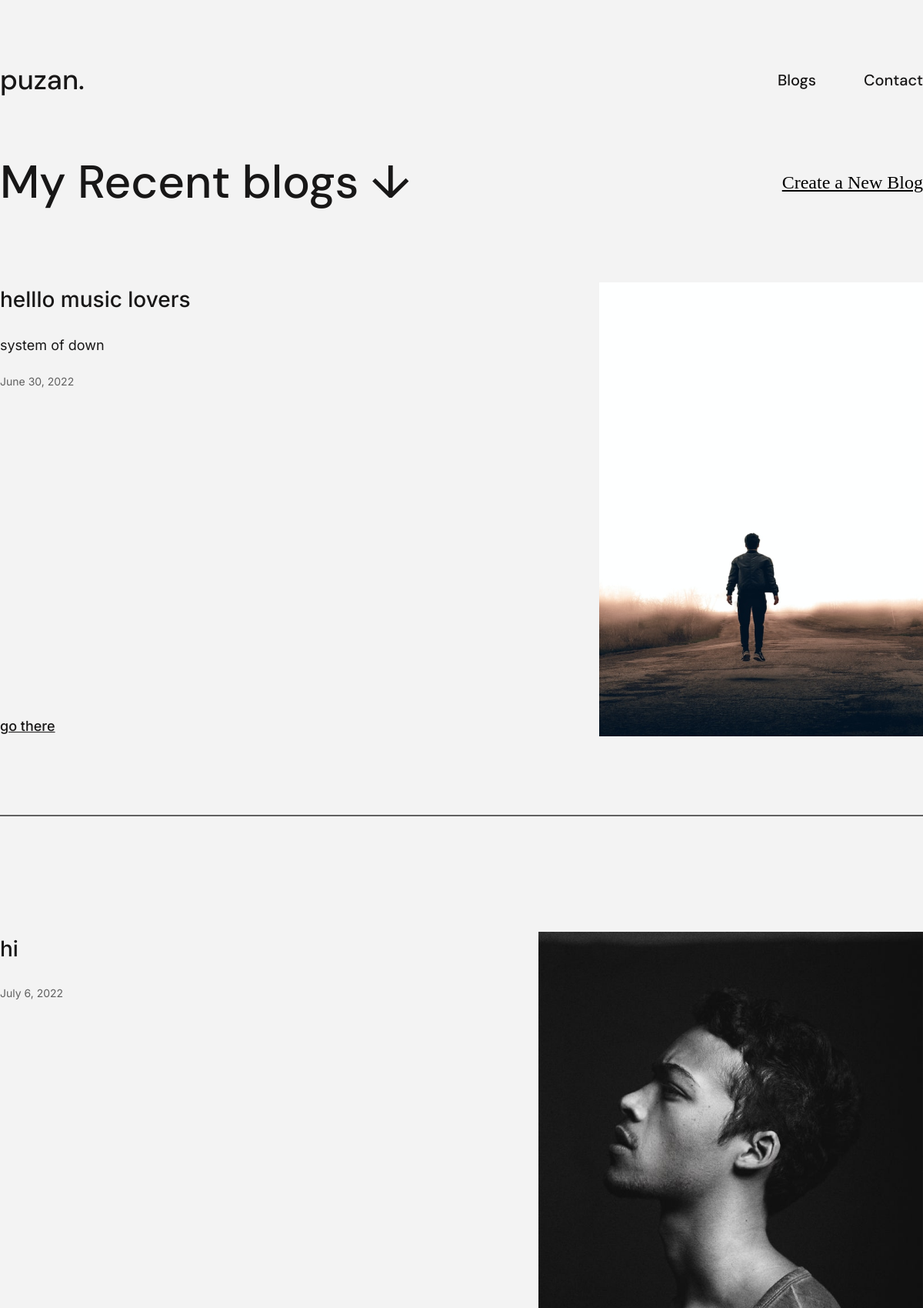
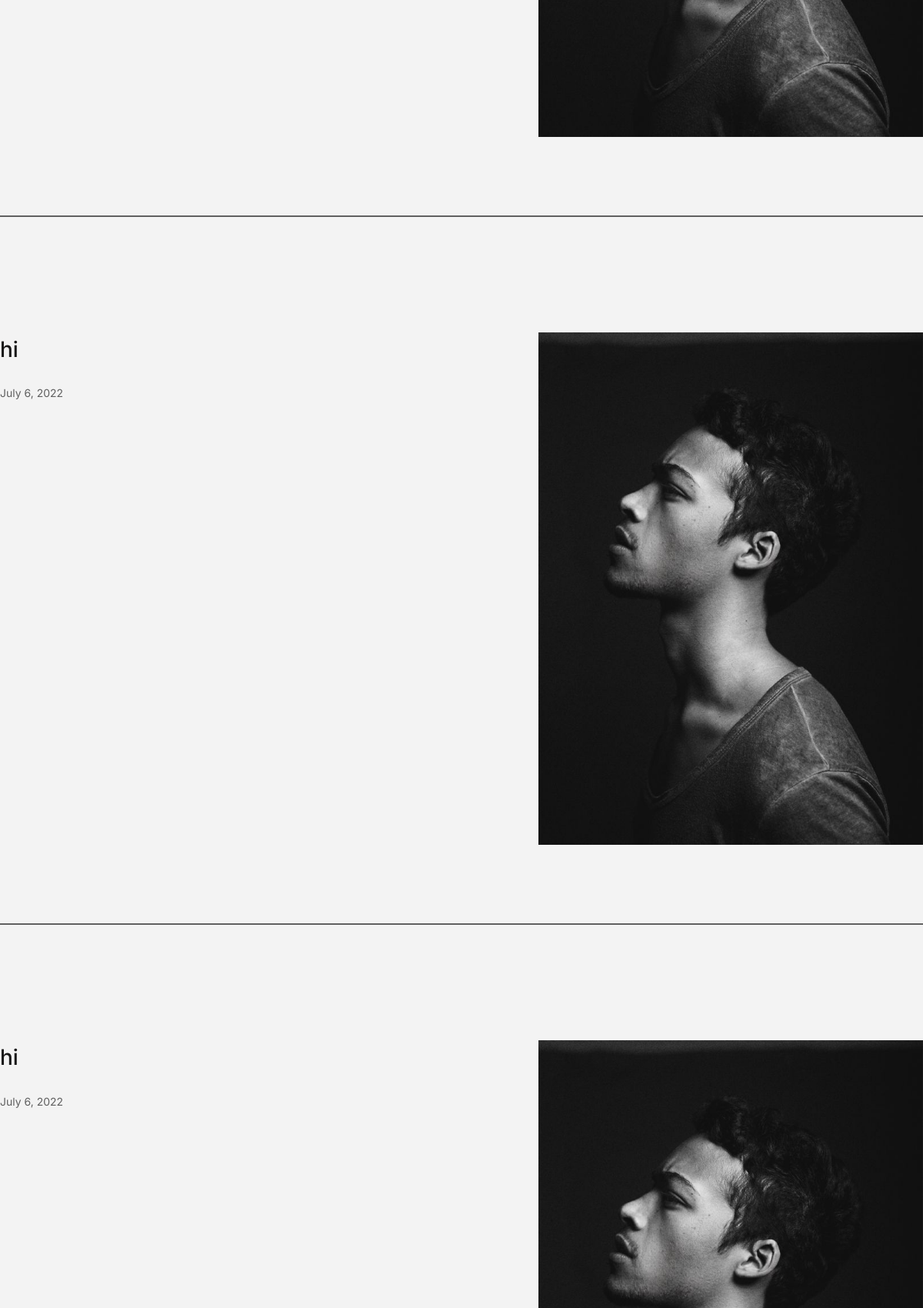
The app's page /blogs/ (upper part) with its own data (2 pictures, top to bottom).
### pages/models.py (models this page shows, shortened)
class blogs(models.Model):
    id=models.AutoField(primary_key=True)
    title=models.CharField(max_length=200)
    subtitle=models.TextField()
    date=models.DateField(auto_now_add=True)
    image = models.ImageField(upload_to='images/', default='images/wu.jpg')
    btntext=models.CharField(max_length=100)
    paragraph=models.TextField(default=False)

### pages/views.py (the view)
# urls.py: path("blogs/", blog, name="blogs"),
def blog(request):
    blogs_list = blogs.objects.all()
    context = {
        'blogs_list':blogs_list,
    }
    return render(request, "blogs/blog.html",context)

### templates/blogs/blog.html
{% extends "base.html" %}
{% block main %}
      <section class="section-blogs">
        <div class="container">
        <div class="flex">
          <h1 class="heading-primary">My Recent blogs &DownArrow;</h1>
            <a href="{% url 'create' %}" class="btn">Create a New Blog</a>
        </div>
        </div>
        <div class="container">
          <div class="blogs">
          {% for blog in blogs_list %}
            <div class="blog-card">
              <div class="blog-card-text">
                <div class="blog-text-info">
                  <h4 class="blog-title">{{blog.title}}</h4>
                  <p class="blog-subtitle">
                  {{blog.subtitle}}
                  </p>
                  <span class="blog-date">{{blog.date}} </span>
                </div>
                <div class="blog-link-info">
                  <a href="{% url 'blogdetail' blog.id %}" class="blog-link">{{blog.btntext}}</a>
                </div>
              </div>
              {% load static %}
              <div class="blog-card-img">
                <img
                  src="{{blog.image.url }}"
                  alt=""
                  class="img-responsive"
                />
              </div>
            </div>
          {% endfor %}
          </div>
        </div>
      </section>
{% endblock %}

### templates/base.html (shortened to what this page needs)
{% load static %}
<!DOCTYPE html>
<html lang="en">
  <head>
    <link rel="stylesheet" href="{% static 'css/style.css' %}" />
  </head>
  <body>
    <header>
      <div class="container">
        <nav class="nav">
          <a href="{% url 'index' %}" class="nav-logo">puzan.</a>
          <div class="nav-links">
            <a href="{% url 'blogs' %}" class="nav-link">Blogs</a>
            <a href="{% url 'contact' %}" class="nav-link">Contact</a>
          </div>
        </nav>
      </div>
    </header>
    <main>
     {% block main %}
     {% endblock %}
    </main>
  </body>
</html>

### static/css/style.css (style rules this page uses)
:root { --color-white: #fff; --color-black: #181717; --color-grey: #606060; --color-background: #F3F3F3; --font-primary: "DM Sans", sans-serif; --font-secondary: "Inter", sans-serif; }
* { margin: 0; padding: 0; box-sizing: border-box; }
html { font-size: 62.5%; }
body { background-color: var(--color-background); }
.container { max-width: 120rem; margin: 0 auto; }
.img-responsive { max-width: 100%; height: auto; }
.heading-primary { font-family: var(--font-primary); font-size: 6rem; font-weight: 500; color: var(--color-black); line-height: 1; }
.nav-link,.nav-logo { font-family: var(--font-primary); font-size: 2rem; font-weight: 500; color: var(--color-black); text-transform: none; text-decoration: none; }
.nav-logo { font-size: 3.6rem; }
.nav { display: flex; justify-content: space-between; align-items: center; margin-block: 8rem; }
.nav-links { display: flex; gap: 6.2rem; }
.blog-card { display: flex; justify-content: space-between; gap: 10rem; padding-block: 10rem; border-bottom: 2.5px solid var(--color-grey); margin-bottom:5rem; }
.blog-card-text { display: flex; flex-direction: column; justify-content: space-between; flex: 1 0 50%; }
.blog-title { font-family: var(--font-secondary); font-size: 2.8rem; font-weight: 500; line-height: 1.6; color: var(--color-black); margin-bottom: 2.4rem; }
.blog-subtitle { font-family: var(--font-secondary); font-size: 1.8rem; font-weight: 400; line-height: 1.4; color: var(--color-black); margin-bottom: 2.4rem; }
.blog-date { font-family: var(--font-secondary); font-size: 1.4rem; font-weight: 400; line-height: 1.6; color: var(--color-grey); }
.blog-link { font-family: var(--font-secondary); font-size: 1.8rem; font-weight: 500; line-height: 1.6; color: var(--color-black); }
.flex { display: flex; justify-content: space-between; align-items: center; }
.btn { color: #000; font-size: 2.4rem; }

### records on screen
blogs: title "helllo music lovers", subtitle "system of down", date "June 30, 2022", btntext "go there", image (picture)
blogs: title "hi", date "July 6, 2022", image (picture)
blogs: title "hi", date "July 6, 2022", image (picture)
blogs: title "hi", date "July 6, 2022", image (picture)
